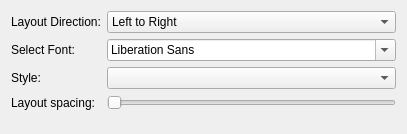
<?xml version="1.0" encoding="UTF-8"?>
<ui version="4.0">
 <class>EmbeddedDialog</class>
 <widget class="QDialog" name="EmbeddedDialog">
  <property name="geometry">
   <rect>
    <x>0</x>
    <y>0</y>
    <width>407</width>
    <height>134</height>
   </rect>
  </property>
  <property name="windowTitle">
   <string>Embedded Dialog</string>
  </property>
  <layout class="QFormLayout" name="formLayout">
   <item row="0" column="0">
    <widget class="QLabel" name="label">
     <property name="text">
      <string>Layout Direction:</string>
     </property>
     <property name="buddy">
      <cstring>layoutDirection</cstring>
     </property>
    </widget>
   </item>
   <item row="0" column="1">
    <widget class="QComboBox" name="layoutDirection">
     <item>
      <property name="text">
       <string>Left to Right</string>
      </property>
     </item>
     <item>
      <property name="text">
       <string>Right to Left</string>
      </property>
     </item>
    </widget>
   </item>
   <item row="1" column="0">
    <widget class="QLabel" name="label_2">
     <property name="text">
      <string>Select Font:</string>
     </property>
     <property name="buddy">
      <cstring>fontComboBox</cstring>
     </property>
    </widget>
   </item>
   <item row="1" column="1">
    <widget class="QFontComboBox" name="fontComboBox"/>
   </item>
   <item row="2" column="0">
    <widget class="QLabel" name="label_3">
     <property name="text">
      <string>Style:</string>
     </property>
     <property name="buddy">
      <cstring>style</cstring>
     </property>
    </widget>
   </item>
   <item row="2" column="1">
    <widget class="QComboBox" name="style"/>
   </item>
   <item row="3" column="0">
    <widget class="QLabel" name="label_4">
     <property name="text">
      <string>Layout spacing:</string>
     </property>
     <property name="buddy">
      <cstring>spacing</cstring>
     </property>
    </widget>
   </item>
   <item row="3" column="1">
    <widget class="QSlider" name="spacing">
     <property name="orientation">
      <enum>Qt::Horizontal</enum>
     </property>
    </widget>
   </item>
  </layout>
 </widget>
 <resources/>
 <connections/>
</ui>
